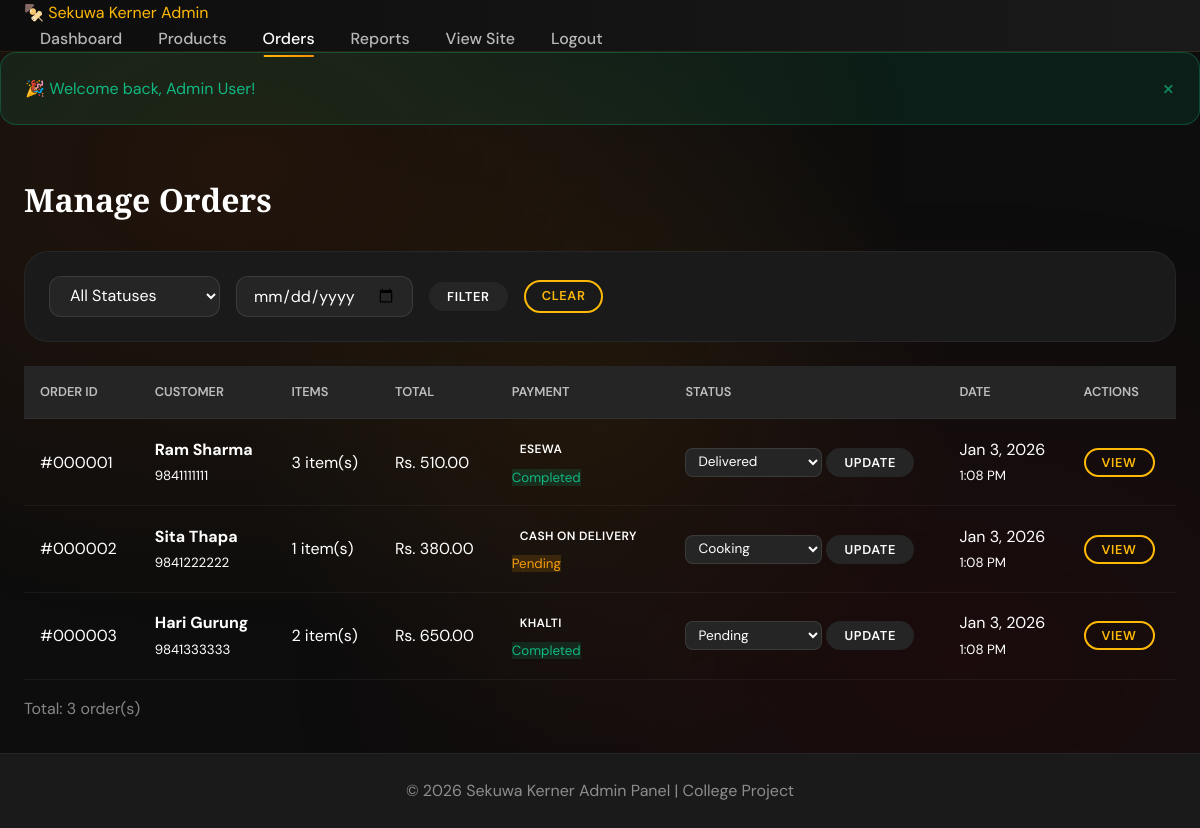
The app's page /admin/orders.php (signed in) with its own data.
### tables this page shows
CREATE TABLE orders (
    id INT AUTO_INCREMENT PRIMARY KEY,
    user_id INT NOT NULL,
    total_price DECIMAL(10, 2) NOT NULL,
    address TEXT NOT NULL,
    phone VARCHAR(20) NOT NULL,
    status ENUM('Pending', 'Cooking', 'Out for Delivery', 'Delivered', 'Cancelled') DEFAULT 'Pending',
    notes TEXT,
    created_at TIMESTAMP DEFAULT CURRENT_TIMESTAMP,
    updated_at TIMESTAMP DEFAULT CURRENT_TIMESTAMP ON UPDATE CURRENT_TIMESTAMP,
    FOREIGN KEY (user_id) REFERENCES users(id) ON DELETE CASCADE
);

CREATE TABLE users (
    id INT AUTO_INCREMENT PRIMARY KEY,
    name VARCHAR(100) NOT NULL,
    email VARCHAR(100) NOT NULL UNIQUE,
    phone VARCHAR(20),
    password VARCHAR(255) NOT NULL,
    role ENUM('customer', 'admin') DEFAULT 'customer',
    created_at TIMESTAMP DEFAULT CURRENT_TIMESTAMP
);

CREATE TABLE payments (
    id INT AUTO_INCREMENT PRIMARY KEY,
    order_id INT NOT NULL,
    payment_method ENUM('Cash on Delivery', 'eSewa', 'Khalti') NOT NULL,
    payment_status ENUM('Pending', 'Completed', 'Failed') DEFAULT 'Pending',
    transaction_id VARCHAR(100),
    created_at TIMESTAMP DEFAULT CURRENT_TIMESTAMP,
    FOREIGN KEY (order_id) REFERENCES orders(id) ON DELETE CASCADE
);

### admin/orders.php (the view, shortened to what this page needs)
<?php
require_once 'admin_auth.php';
$status_filter = isset($_GET['status']) ? sanitize($conn, $_GET['status']) : '';
$date_filter = isset($_GET['date']) ? sanitize($conn, $_GET['date']) : '';
$sql = "SELECT o.*, u.name as customer_name, u.email, p.payment_method, p.payment_status
        FROM orders o
        JOIN users u ON o.user_id = u.id
        LEFT JOIN payments p ON o.id = p.order_id
        WHERE 1=1";
$sql .= " ORDER BY o.created_at DESC";
$stmt = $conn->prepare($sql);
$stmt->execute();
$orders = $stmt->get_result();
$statuses = ['Pending', 'Cooking', 'Out for Delivery', 'Delivered', 'Cancelled'];
?>
<!DOCTYPE html>
<html lang="en">
<head>
    <link rel="stylesheet" href="../assets/css/style.css">
</head>
<body class="admin-body">
    <nav class="admin-navbar">
        <div class="container">
            <a href="dashboard.php" class="logo">🍢 <?php echo SITE_NAME; ?> Admin</a>
            <ul class="nav-links">
                <li><a href="dashboard.php">Dashboard</a></li>
                <li><a href="products.php">Products</a></li>
                <li><a href="orders.php" class="active">Orders</a></li>
                <li><a href="reports.php">Reports</a></li>
                <li><a href="../index.php" target="_blank">View Site</a></li>
                <li><a href="../auth/logout.php">Logout</a></li>
            </ul>
        </div>
    </nav>
    <?php echo displayFlashMessage(); ?>
    <main class="admin-main">
        <div class="container">
            <div class="admin-header">
                <h1>Manage Orders</h1>
            </div>
            <div class="filters-bar">
                <form action="orders.php" method="GET" class="inline-form">
                    <select name="status">
                        <option value="">All Statuses</option>
                    </select>
                    <input type="date" name="date" value="<?php echo htmlspecialchars($date_filter); ?>">
                    <button type="submit" class="btn btn-small">Filter</button>
                    <a href="orders.php" class="btn btn-outline btn-small">Clear</a>
                </form>
            </div>
            <div class="table-responsive">
                <table class="admin-table">
                    <thead>
                        <tr>
                            <th>Order ID</th>
                            <th>Customer</th>
                            <th>Items</th>
                            <th>Total</th>
                            <th>Payment</th>
                            <th>Status</th>
                            <th>Date</th>
                            <th>Actions</th>
                        </tr>
                    </thead>
                    <tbody>
                        <?php if ($orders->num_rows > 0): ?>
                            <?php while ($order = $orders->fetch_assoc()): ?>
                                <?php
                                $items_count = $conn->query("SELECT SUM(quantity) as count FROM order_items WHERE order_id = {$order['id']}")->fetch_assoc()['count'];
                                ?>
                                <tr>
                                    <td>#<?php echo str_pad($order['id'], 6, '0', STR_PAD_LEFT); ?></td>
                                    <td>
                                        <strong><?php echo htmlspecialchars($order['customer_name']); ?></strong><br>
                                        <small><?php echo htmlspecialchars($order['phone']); ?></small>
                                    </td>
                                    <td><?php echo $items_count; ?> item(s)</td>
                                    <td><?php echo formatPrice($order['total_price']); ?></td>
                                    <td>
                                        <span class="badge"><?php echo htmlspecialchars($order['payment_method']); ?></span><br>
                                        <small class="status-<?php echo strtolower($order['payment_status']); ?>">
                                            <?php echo $order['payment_status']; ?>
                                        </small>
                                    </td>
                                    <td>
                                        <form action="orders.php<?php echo $status_filter ? '?status=' . $status_filter : ''; ?>"
                                              method="POST" class="status-form">
                                            <select name="status" class="status-select status-<?php echo strtolower(str_replace(' ', '-', $order['status'])); ?>">
                                                <?php foreach ($statuses as $status): ?>
                                                    <option value="<?php echo $status; ?>"
                                                            <?php echo $order['status'] === $status ? 'selected' : ''; ?>>
                                                        <?php echo $status; ?>
                                                    </option>
                                                <?php endforeach; ?>
                                            </select>
                                            <button type="submit" name="update_status" class="btn btn-small">Update</button>
                                        </form>
                                    </td>
                                    <td>
                                        <?php echo date('M j, Y', strtotime($order['created_at'])); ?><br>
                                        <small><?php echo date('g:i A', strtotime($order['created_at'])); ?></small>
                                    </td>
                                    <td>
                                        <button class="btn btn-small btn-outline"
                                                onclick="showOrderDetails(<?php echo $order['id']; ?>)">
                                            View
                                        </button>
                                    </td>
                                </tr>
                            <?php endwhile; ?>
                        <?php else: ?>
                            <tr>
                                <td colspan="8" class="text-center">No orders found</td>
                            </tr>
                        <?php endif; ?>
                    </tbody>
                </table>
            </div>
            <div class="table-info">
                <p>Total: <?php echo $orders->num_rows; ?> order(s)</p>
            </div>
        </div>
    </main>
    <footer class="admin-footer">
        <div class="container">
            <p>&copy; <?php echo date('Y'); ?> <?php echo SITE_NAME; ?> Admin Panel | College Project</p>
        </div>
    </footer>
</body>
</html>

### config/db.php (shortened to what this page needs)
<?php
function displayFlashMessage() {
    if (isset($_SESSION['flash'])) {
        $type = $_SESSION['flash']['type'];
        $message = $_SESSION['flash']['message'];
        return "<div class='alert alert-{$type}'>{$message}</div>";
    }
    return '';
}
function formatPrice($price) {
    return 'Rs. ' . number_format($price, 2);
}
?>

### records on screen
orders: id "000001", user.name "Ram Sharma", phone "9841111111", items_count "3", total_price "Rs. 510.00", payments.payment_method "ESEWA", payments.payment_status "Completed", status "Delivered", created_at "Jan 3, 2026", created_at "1:08 PM"
orders: id "000002", user.name "Sita Thapa", phone "9841222222", items_count "1", total_price "Rs. 380.00", payments.payment_method "CASH ON DELIVERY", payments.payment_status "Pending", status "Cooking", created_at "Jan 3, 2026", created_at "1:08 PM"
orders: id "000003", user.name "Hari Gurung", phone "9841333333", items_count "2", total_price "Rs. 650.00", payments.payment_method "KHALTI", payments.payment_status "Completed", status "Pending", created_at "Jan 3, 2026", created_at "1:08 PM"

### other values on screen
SITE_NAME "Sekuwa Kerner"
$message "🎉 Welcome back, Admin User!"
$orders->num_rows "3"
